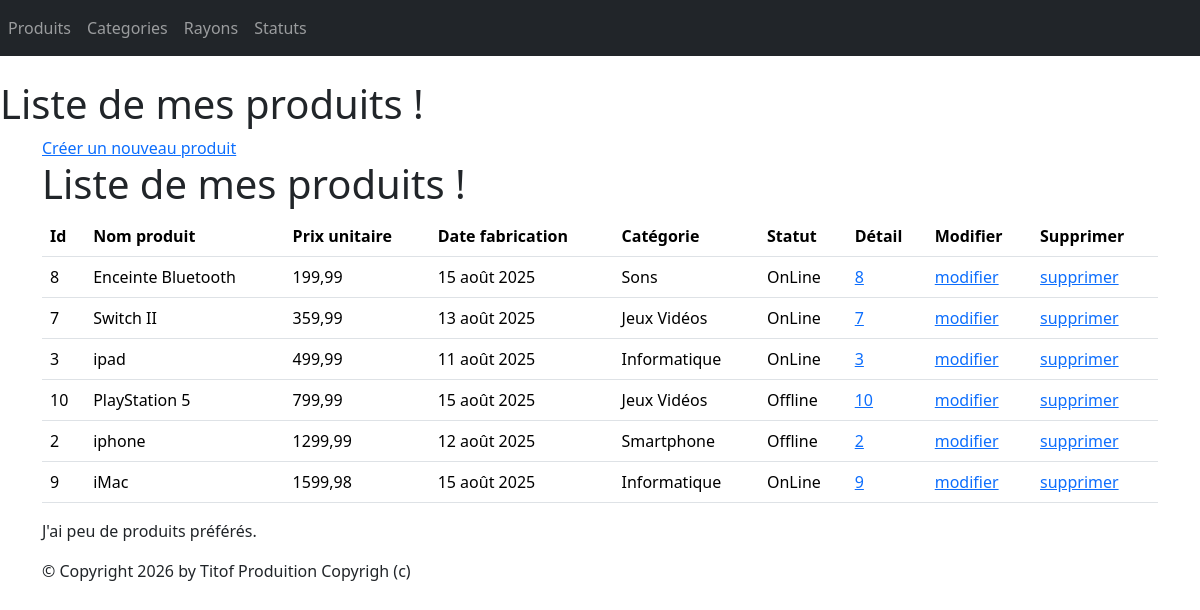
The page /monApp/produits/ on the database as committed earlier.
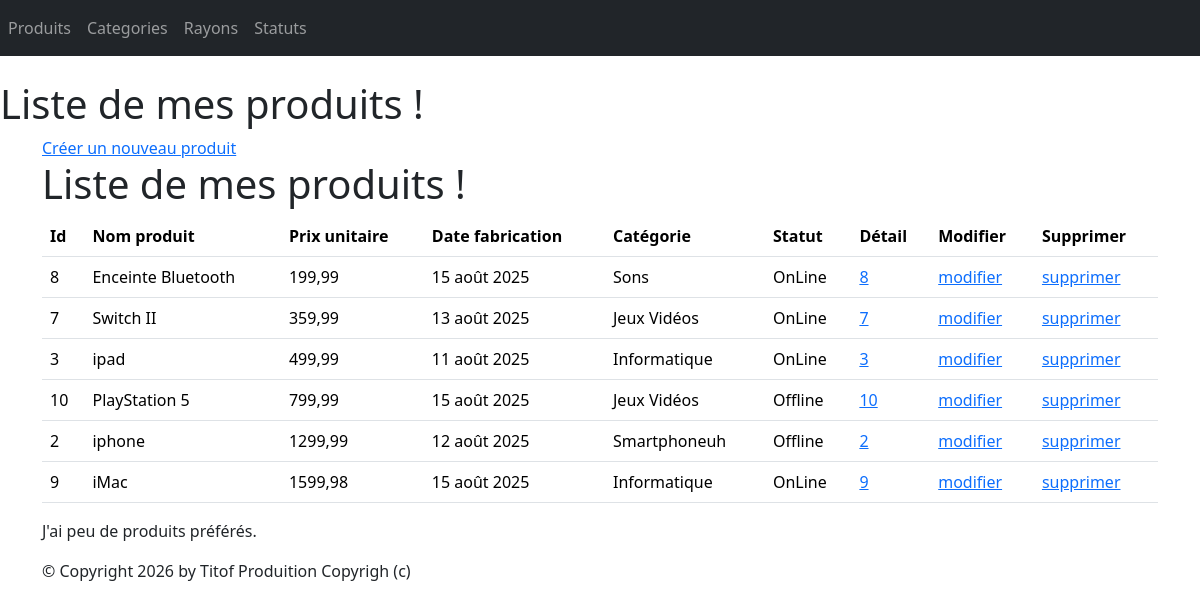
The same page on the database as committed later.
### monApp/models.py (models this page shows, shortened)
class Produit(models.Model):
    refProd = models.AutoField(primary_key=True)
    intituleProd = models.CharField(max_length=200)
    prixUnitaireProd = models.DecimalField(max_digits=10, decimal_places=2)
    dateFabProd = models.DateField(default=date.today)
    categorie = models.ForeignKey(Categorie, on_delete=models.CASCADE, related_name="produit_categorie", null=True, blank=True)
    statut = models.ForeignKey(Statut, on_delete=models.CASCADE, related_name="produit_statut",null=True, blank=True)

class Categorie(models.Model):
    idCat = models.AutoField(primary_key=True)
    nomCat = models.CharField(max_length=100)
    def __str__(self):
        return self.nomCat

class Statut(models.Model):
    idStatut = models.AutoField(primary_key=True)
    libelleStatut = models.CharField(max_length=100)
    def __str__(self):
        return self.libelleStatut

### monApp/views.py (the view)
# urls.py: path('produits/',views.ProduitListView.as_view(),name='listProduits'),
class ProduitListView(ListView):
    model = Produit
    template_name = "monApp/list_produits.html"
    context_object_name = "produits"
    def get_queryset(self):
        return Produit.objects.order_by("prixUnitaireProd") # tri sur le prix
    def get_context_data(self, **kwargs):
        context = super(ProduitListView, self).get_context_data(**kwargs)
        context['titremenu'] = "Liste de mes produits !"
        return context

### monApp/templates/monApp/list_produits.html
{% extends 'monApp/base.html' %}
{% block menu %}
<h1>Liste de mes produits !</h1>
{% endblock %}
{% block contenu %}
    <a href="{% url 'creationProduit' %}">Créer un nouveau produit</a>
    <h1>{{ titremenu }}</h1>
    <table class="table">
        <thead>
            <th>Id</th>
            <th>Nom produit</th>
            <th>Prix unitaire</th>
            <th>Date fabrication</th>
            <th>Catégorie</th>
            <th>Statut</th>
            <th>Détail</th>
            <th>Modifier</th>
            <th>Supprimer</th>
        </thead>
        <tbody>
            {% for prdt in produits %}
                <tr>
                    <td>{{ prdt.refProd }} </td>
                    <td>{{ prdt.intituleProd }} </td>
                    <td>{{ prdt.prixUnitaireProd }} </td>
                    <td>{{ prdt.dateFabProd }} </td>
                    <td>{{ prdt.categorie }} </td>
                    <td>{{ prdt.statut }} </td>
                    <td><a href="{% url 'detailProduit' prdt.refProd %}">{{ prdt.refProd }}</a></td>
                    <td><a href="{% url 'modificationProduit' prdt.refProd %}">modifier</a></td>
                    <td><a href="{% url 'suppressionProduit' prdt.refProd %}">supprimer</a></td>
                </tr>
            {% endfor %}
        </tbody>
    </table>
    <p>
        J'ai
        {% if prdts|length < 5 %}
        peu de
        {% elif prdts|length < 10 %}
        quelques
        {% else %}
        beaucoup de
        {% endif %}
        produits préférés.
    </p>
{% endblock %}

Rows that differ between the two databases and show on the page:
changed through a linked row, Produit "iphone": categorie "Smartphone" → "Smartphoneuh"
